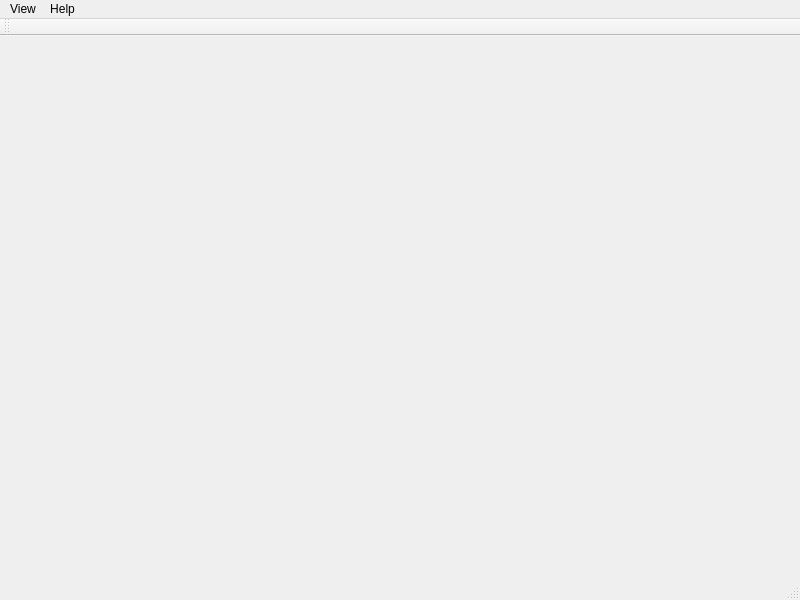
<?xml version="1.0" encoding="UTF-8"?>
<ui version="4.0">
 <class>MainWindow</class>
 <widget class="QMainWindow" name="MainWindow">
  <property name="geometry">
   <rect>
    <x>0</x>
    <y>0</y>
    <width>800</width>
    <height>600</height>
   </rect>
  </property>
  <property name="windowTitle">
   <string>MainWindow</string>
  </property>
  <widget class="QSplitter" name="centralwidget">
   <property name="orientation">
    <enum>Qt::Horizontal</enum>
   </property>
   <widget class="QTreeView" name="treeView"/>
   <widget class="QSplitter" name="pannel">
    <property name="orientation">
     <enum>Qt::Horizontal</enum>
    </property>
    <widget class="QTabWidget" name="leftPanel">
     <property name="movable">
      <bool>true</bool>
     </property>
    </widget>
    <widget class="QTabWidget" name="rightPanel">
     <property name="movable">
      <bool>true</bool>
     </property>
    </widget>
   </widget>
  </widget>
  <widget class="QMenuBar" name="menubar">
   <property name="geometry">
    <rect>
     <x>0</x>
     <y>0</y>
     <width>800</width>
     <height>17</height>
    </rect>
   </property>
   <widget class="QMenu" name="menuHelp">
    <property name="title">
     <string>Help</string>
    </property>
    <addaction name="actionAbout"/>
   </widget>
   <widget class="QMenu" name="menuView">
    <property name="title">
     <string>View</string>
    </property>
    <addaction name="actionShowToolbar"/>
   </widget>
   <addaction name="menuView"/>
   <addaction name="menuHelp"/>
  </widget>
  <widget class="QStatusBar" name="statusbar"/>
  <widget class="QToolBar" name="toolBar">
   <property name="windowTitle">
    <string>toolBar</string>
   </property>
   <attribute name="toolBarArea">
    <enum>TopToolBarArea</enum>
   </attribute>
   <attribute name="toolBarBreak">
    <bool>false</bool>
   </attribute>
  </widget>
  <action name="actionAbout">
   <property name="text">
    <string>About</string>
   </property>
  </action>
  <action name="actionShowToolbar">
   <property name="checkable">
    <bool>true</bool>
   </property>
   <property name="text">
    <string>Show Toolbar</string>
   </property>
  </action>
 </widget>
 <resources/>
 <connections/>
</ui>
